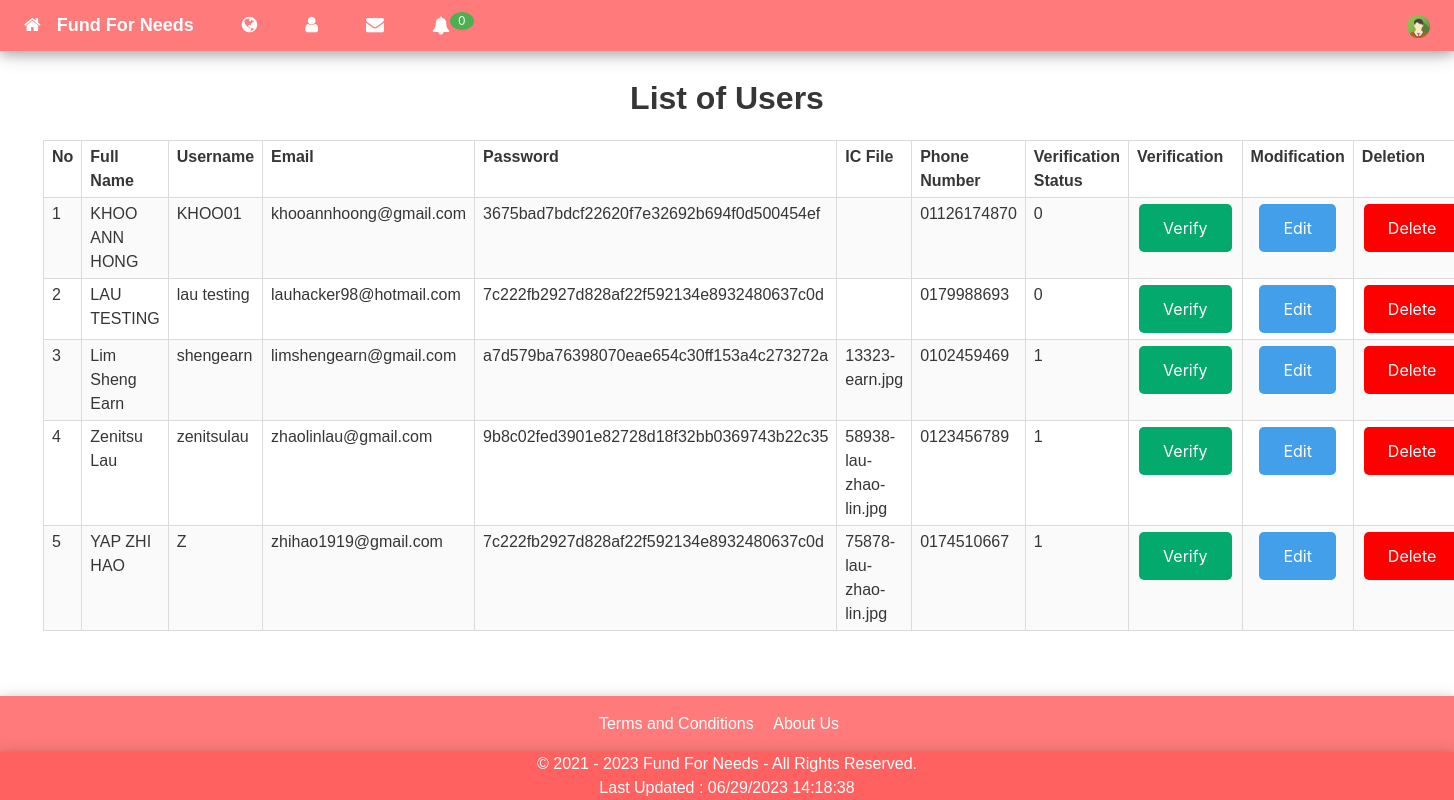
Page /Admin/user_list.php on the committed database.
### tables this page shows
CREATE TABLE `users` (
  `email` varchar(100) NOT NULL,
  `verified` tinyint(1) NOT NULL DEFAULT 0,
  `token` varchar(255) DEFAULT NULL,
  `password` varchar(255) NOT NULL,
  `reset_token` varchar(255) DEFAULT NULL,
  `usernames` varchar(255) NOT NULL,
  `fullname` varchar(255) NOT NULL,
  `file_name` varchar(255) NOT NULL,
  `user_verify` tinyint(1) NOT NULL,
  `phoneNumber` varchar(255) NOT NULL,
  `image` varchar(255) NOT NULL
);

### Admin/user_list_function.php (called while the page is built, shortened)
<?php
function getListOfUser()
{
	$con = mysqli_connect("localhost","fundforneeds","fundforneeds","fundforneeds");
	if(!$con)
		{
		echo mysqli_error();
		}
	else
	{
		$sql='select * from users';
		$qry=mysqli_query($con,$sql);
		return $qry;
	}
}
?>

### Admin/user_list.php (the view, shortened to what this page needs)
<!DOCTYPE html>
<html>
<head>
  <link rel="stylesheet" href="index.css">
  <link rel="stylesheet" href="index_theme.css">
  <link rel="stylesheet" href="index_font.css">
  <link rel="stylesheet" href="https://cdnjs.cloudflare.com/ajax/libs/font-awesome/4.7.0/css/font-awesome.min.css">
  <link rel="stylesheet" href="https://cdn.jsdelivr.net/npm/bulma@0.9.3/css/bulma.min.css">
</head>
<body class="animate-bottom">
<div class="w3-top">
 <div class="w3-bar w3-theme-d2 w3-left-align w3-large">
  <a href="Admin_HomePage.php" class="w3-bar-item w3-button w3-padding-large w3-theme-d4 w3-hover-white" style="border-radius:15px 15px;"><i class="fa fa-home w3-margin-right"></i><b>Fund For Needs</b></a>
  <a href="admin_history.php" class="w3-bar-item w3-button w3-hide-small w3-padding-large w3-hover-white" title="Donation History" style="border-radius:15px 15px;"><i class="fa fa-globe"></i></a>
  <a href="user_list.php" class="w3-bar-item w3-button w3-hide-small w3-padding-large w3-hover-white" title="User List" style="border-radius:15px 15px;"><i class="fa fa-user"></i></a>
  <a href="#" class="w3-bar-item w3-button w3-hide-small w3-padding-large w3-hover-white" title="Messages" style="border-radius:15px 15px;"><i class="fa fa-envelope"></i></a>
  <div class="w3-dropdown-hover w3-hide-small">
    <button class="w3-button w3-padding-large w3-hover-white" title="Notifications" style="border-radius:15px 15px;"><i class="fa fa-bell"></i><span class="w3-badge w3-right w3-small w3-green">0</span></button>
  </div>
    <div class="w3-dropdown-hover w3-button w3-hide-small w3-right w3-padding-large w3-hover-white" style="border-radius:15px 15px;">
        <img src="avatar2.png" class="w3-circle" style="height:23px;width:23px" alt="Avatar">
      </div>
 </div>
</div>
<div class="w3-container w3-content" style="max-width:1400px;margin-top:80px">
  <div class="w3-row">
    <h2 class="title" style="text-align:center;">List of Users</h2>
<?php
include 'user_list_function.php';
	$qryUserList = getListOfUser();
  echo '<table class="table is-bordered is-striped is-narrow is-hoverable is-fullwidth">
    <tr>
    <th>No</th>
      <th>Full Name</th>
      <th>Username</th>
      <th>Email</th>
      <th>Password</th>
      <th>IC File</th>
      <th>Phone Number</th>
      <th>Verification Status</th>
      <th>Verification</th>
      <th>Modification</th>
      <th>Deletion</th>
    </tr>';
    $count=1;
    while($row = mysqli_fetch_assoc($qryUserList)){
      echo '<tr>';
  						echo'<td>'.$count.'</td>';
  					echo '<td>'.$row['fullname'].'</td>';
  					echo '<td>'.$row['usernames'].'</td>';
  					echo '<td>'.$row['email'].'</td>';
  					echo '<td>'.$row['password'].'</td>';
            echo '<td>'.$row['file_name'].'</td>';
            echo '<td>'.$row['phoneNumber'].'</td>';
  echo '<td>'.$row['user_verify'].'</td>';
  echo '<td style="text-align:center;"><form action="verifyUser.php" method="POST">';
    echo '<input type="submit" value="Verify"
    name="verifyUserButton" class="verify">';
  echo '</form>';
  echo '<td style="text-align:center;"><form action="editUser.php" method="POST">';
    echo '<input type="submit" value="Edit"
    name="EditUserButton" class="edit">';
  echo '</form>';
        echo '<td style="text-align:center;"><form action="deleteUser.php" method="POST">';
          echo '<input type="submit" name="deleteUserButton" value="Delete">';
        echo '</form>';
        echo '</tr>';
            $count++;
    }
echo   '</table>';
 ?>
  </div>
</div>
<br>
<div class="w3-theme-d2" style="position:absolute; width:100%; bottom: 0px;">
  <footer class="w3-container w3-padding-16">
  <div style="text-align:center;">
    <a href="login_tnc.php" class="has-text-white">Terms and Conditions</a>&emsp;
    <a href="login_aboutus.php" class="has-text-white">About Us</a>&emsp;
  </div>
  </footer>
  <footer class="w3-container w3-theme-d5">
    <div class="copyright" align="center">
  </div>
  </footer>
</div>
</body>
</html>

### Admin/index.css (style rules this page uses)
html { box-sizing:border-box }
*,*:before,*:after { box-sizing:inherit }
html { -ms-text-size-adjust:100%;-webkit-text-size-adjust:100% }
body { margin:0 }
article,aside,details,figcaption,figure,footer,header,main,menu,nav,section { display:block }
a { background-color:transparent }
b,strong { font-weight:bolder }
img { border-style:none }
button,input,select,textarea,optgroup { font:inherit;margin:0 }
button,input { overflow:visible }
button,select { text-transform:none }
button,[type=button],[type=reset],[type=submit] { -webkit-appearance:button }
html,body { font-family:Verdana,sans-serif;font-size:15px;line-height:1.5 }
html { overflow-x:hidden }
h2 { font-size:30px }
h1,h2,h3,h4,h5,h6 { font-family:"Segoe UI",Arial,sans-serif;font-weight:400;margin:10px 0 }
img { vertical-align:middle }
a { color:inherit }
.w3-btn,.w3-button { border:none;display:inline-block;padding:8px 16px;vertical-align:middle;overflow:hidden;text-decoration:none;color:inherit;background-color:inherit;text-align:center;cursor:pointer;white-space:nowrap }
.w3-btn,.w3-button { -webkit-touch-callout:none;-webkit-user-select:none;-khtml-user-select:none;-moz-user-select:none;-ms-user-select:none;user-select:none }
.w3-badge,.w3-tag { background-color:#000;color:#fff;display:inline-block;padding-left:8px;padding-right:8px;text-align:center }
.w3-badge { border-radius:50% }
.w3-dropdown-click,.w3-dropdown-hover { position:relative;display:inline-block;cursor:pointer }
.w3-bar { width:100%;overflow:hidden }
.w3-bar .w3-bar-item { padding:8px 16px;float:left;width:auto;border:none;display:block;outline:0 }
.w3-bar .w3-dropdown-hover,.w3-bar .w3-dropdown-click { position:static;float:left }
.w3-bar .w3-button { white-space:normal }
.w3-container:after,.w3-container:before,.w3-panel:after,.w3-panel:before,.w3-row:after,.w3-row:before,.w3-row-padding:after,.w3-row-padding:before, .w3-cell-row:before,.w3-cell-row:after,.w3-clear:after,.w3-clear:before,.w3-bar:before,.w3-bar:after { content:"";display:table;clear:both }
.w3-content,.w3-auto { margin-left:auto;margin-right:auto }
.w3-content { max-width:980px }
.w3-top,.w3-bottom { position:fixed;width:100%;z-index:1 }
.w3-top { top:0;box-shadow:0 4px 10px 0 rgba(0,0,0,0.2),0 4px 20px 0 rgba(0,0,0,0.19); }
.w3-circle { border-radius:50% }
.w3-container,.w3-panel { padding:0.01em 16px }
.w3-small { font-size:12px!important }
.w3-large { font-size:18px!important }
.w3-left-align { text-align:left!important }
.w3-margin-right { margin-right:16px!important }
.w3-padding-large { padding:12px 24px!important }
.w3-padding-16 { padding-top:16px!important;padding-bottom:16px!important }
.w3-right { float:right!important }
.w3-green,.w3-hover-green:hover { color:#fff!important;background-color:#4CAF50!important }
footer { box-shadow:0 4px 10px 0 rgba(0,0,0,0.2),0 4px 20px 0 rgba(0,0,0,0.19); }

### Admin/index_theme.css (style rules this page uses)
.w3-theme-d2 { color:#fff !important; background-color:#ff7a7a !important }
.w3-theme-d4 { color:#fff !important; background-color:#ff7a7a !important }
.w3-theme-d5 { color:#fff !important; background-color:#ff6161 !important }

### Admin/user_list.php (style rules this page uses)
.animate-bottom { -webkit-animation-name: animatebottom; -webkit-animation-duration: 1s; animation-name: animatebottom; animation-duration: 1s }
html, body, h1, h2, h3, h4, h5 { font-family: "Open Sans", sans-serif }
table { font-family: arial, sans-serif; border-collapse: collapse; margin:auto; }
td, th { border: 1px solid #b5b5b5; text-align: left; padding: 8px; }
tr:nth-child(even) { background-color: #dddddd; }
.verify { background-color: #04AA6D; border: none; color: white; padding: 12px 24px; text-decoration: none; margin: 2px 2px; cursor: pointer; }
input[name=deleteUserButton] { background-color: red; border: none; color: white; padding: 12px 24px; text-decoration: none; margin: 2px 2px; cursor: pointer; }
.edit { background-color: rgb(68, 159, 235); border: none; color: white; padding: 12px 24px; text-decoration: none; margin: 2px 2px; cursor: pointer; }
input { border-radius: 5px 5px; }

### rows in the picture
users: fullname "KHOO ANN HONG", usernames "KHOO01", email "khooannhoong@gmail.com", password "3675bad7bdcf22620f7e32692b694f0d500454ef", phoneNumber "01126174870", user_verify "0"
users: fullname "LAU TESTING", usernames "lau testing", email "lauhacker98@hotmail.com", password "7c222fb2927d828af22f592134e8932480637c0d", phoneNumber "0179988693", user_verify "0"
users: fullname "Lim Sheng Earn", usernames "shengearn", email "limshengearn@gmail.com", password "a7d579ba76398070eae654c30ff153a4c273272a", file_name "13323-earn.jpg", phoneNumber "0102459469", user_verify "1"
users: fullname "Zenitsu Lau", usernames "zenitsulau", email "zhaolinlau@gmail.com", password "9b8c02fed3901e82728d18f32bb0369743b22c35", file_name "58938-lau-zhao-lin.jpg", phoneNumber "0123456789", user_verify "1"
users: fullname "YAP ZHI HAO", usernames "Z", email "zhihao1919@gmail.com", password "7c222fb2927d828af22f592134e8932480637c0d", file_name "75878-lau-zhao-lin.jpg", phoneNumber "0174510667", user_verify "1"
